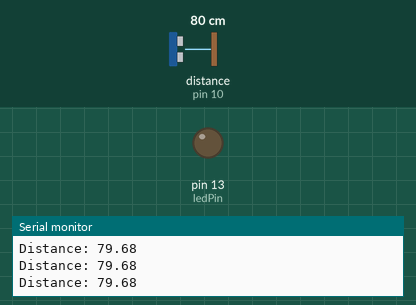
Recording of a sketch running on a simulated Arduino Uno, built with avr-gcc and run on an emulated ATmega328P. Parts: output pins drawn as LEDs (lit = HIGH), the last lines printed to the serial monitor. Wiring (inferred from the names in the program): ultrasonic range finder: trigger pin 9; echo pin 10. The test bench sets the inputs (shaded band); at power-on: distance to the obstacle (sensor on pin 10) 80 cm. The echo pulse lasts 58.3 µs per cm; pins used as bus, display or sensor lines are not drawn.

Above: at 1.2 s.
1.3 s: distance to the obstacle (sensor on pin 10) set to 34 cm
2.8 s: distance to the obstacle (sensor on pin 10) set to 28 cm
At 3.2 s:
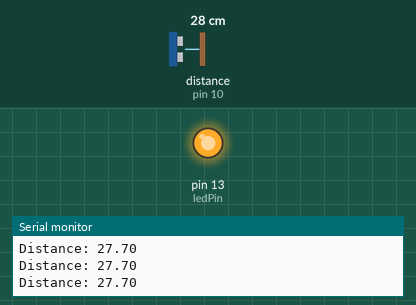
4.3 s: distance to the obstacle (sensor on pin 10) set to 35 cm
At 5.5 s:
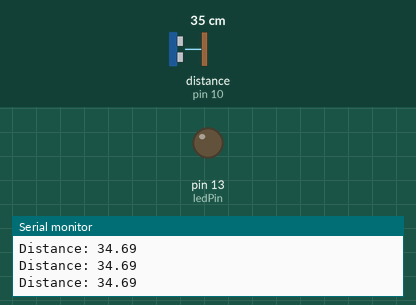
5.8 s: distance to the obstacle (sensor on pin 10) set to 2 cm
At 7.3 s:
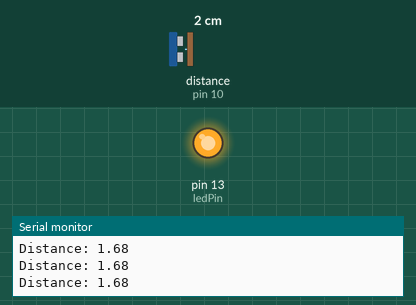
Timing chart, 0 to 8.4 s (numbered marks = the images above; inputs shaded):
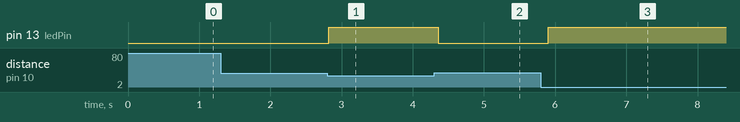

Measured:
- the behaviour switches between 31 and 30 cm on distance to the obstacle (sensor on pin 10) (found by bisection; images 0 and 1)
- after the input at 2.8 s, pin 13 (ledPin): LOW → HIGH at once
- after the input at 4.3 s, pin 13 (ledPin): HIGH → LOW after 0.06 s
- after the input at 5.8 s, pin 13 (ledPin): LOW → HIGH after 0.10 s

The sketch:

sketch_apr13a.ino
```cpp
/*
 * HC-SR04 example sketch
 *
 * https://create.arduino.cc/projecthub/Isaac100/getting-started-with-the-hc-sr04-ultrasonic-sensor-036380
 *
 * by Isaac100
 */

const int trigPin = 9;
const int echoPin = 10;
const int ledPin = 13;

float duration, distance;

void setup() {
  pinMode(trigPin, OUTPUT);
  pinMode(echoPin, INPUT);
  Serial.begin(9600);
  pinMode(ledPin, OUTPUT);
}

void loop() {
  digitalWrite(trigPin, LOW);
  delayMicroseconds(2);
  digitalWrite(trigPin, HIGH);
  delayMicroseconds(10);
  digitalWrite(trigPin, LOW);

  duration = pulseIn(echoPin, HIGH);
  distance = (duration*.0343)/2;
  Serial.print("Distance: ");
    Serial.println(distance);

  if(distance < 30) {
    digitalWrite(ledPin, HIGH);
  }
  else {
    digitalWrite(ledPin, LOW);
  }


  delay(100);
}
```
